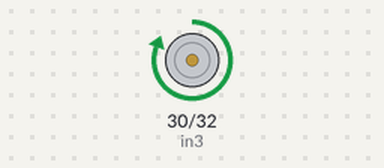
Recording of a sketch running on a simulated Arduino Mega 2560, built with avr-gcc and run on an emulated ATmega2560. Shown: motor-driver pin pairs drawn as motors (green arrow = first pin HIGH = forward, orange = second pin HIGH = backward, longer = more drive, scaled by the enable pin).

Above: at 1.0 s.
At 5.7 s:
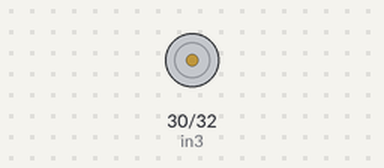
At 19.2 s:
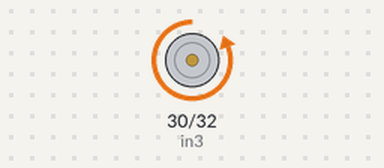
Timing chart, 0 to 21.1 s (numbered marks = the images above):
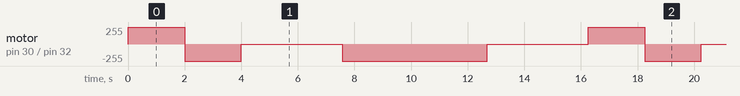

Measured:
- by itself, motor on pin 30 (in3) / pin 32 (in4): repeats every 16.2 s: backward 255/255 2.0 s, stopped 3.6 s, backward 255/255 5.1 s, stopped 3.6 s, forward 255/255 2.0 s

The sketch:

test.ino
```cpp
// Motor B connections
int enB = 34;
int in3 = 30;
int in4 = 32;

void setup() {
	// Set all the motor control pins to outputs
	pinMode(enB, OUTPUT);
	pinMode(in3, OUTPUT);
	pinMode(in4, OUTPUT);

	// Turn off motors - Initial state
	digitalWrite(in3, LOW);
	digitalWrite(in4, LOW);
}

void loop() {
	directionControl();
	delay(1000);
	speedControl();
	delay(1000);
}

// This function lets you control spinning direction of motors
void directionControl() {
	// Set motor B to maximum speed
	analogWrite(enB, 255);

	// Turn on motor B
	digitalWrite(in3, HIGH);
	digitalWrite(in4, LOW);
	delay(2000);

	// Now change motor direction
	digitalWrite(in3, LOW);
	digitalWrite(in4, HIGH);
	delay(2000);

	// Turn off motor B
	digitalWrite(in3, LOW);
	digitalWrite(in4, LOW);
}

// This function lets you control speed of the motors
void speedControl() {
	// Turn on motor B
	digitalWrite(in3, LOW);
	digitalWrite(in4, HIGH);

	// Accelerate from zero to maximum speed
	for (int i = 0; i < 256; i++) {
		analogWrite(enB, i);
		delay(20);
	}

	// Decelerate from maximum speed to zero
	for (int i = 255; i >= 0; --i) {
		analogWrite(enB, i);
		delay(20);
	}

	// Turn off motor B
	digitalWrite(in3, LOW);
	digitalWrite(in4, LOW);
}
```
